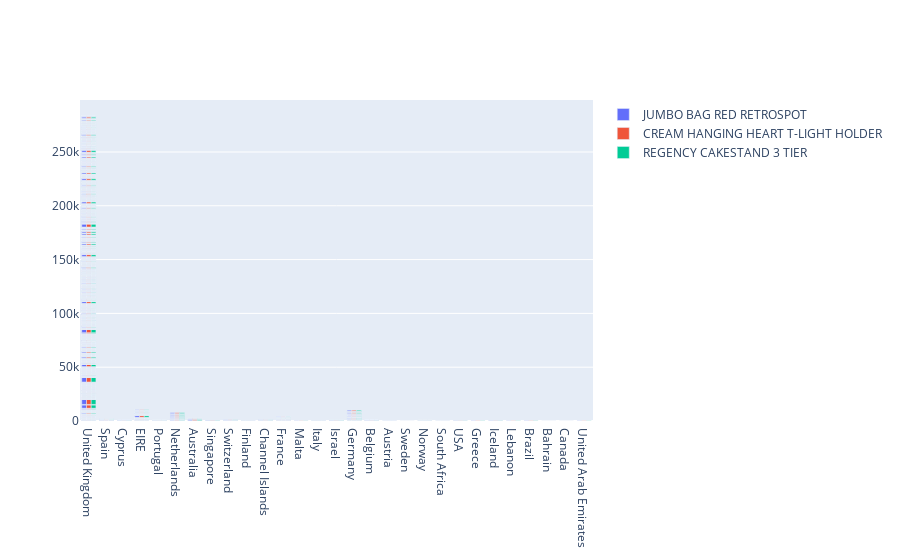

Notebook code for this chart:
### Code cell
fig5 = go.Figure(data=[
    go.Bar(name=product_list[0], x=dfrev.Country, y=dfrev.Revenue),
    go.Bar(name=product_list[1], x=dfrev.Country, y=dfrev.Revenue),
    go.Bar(name=product_list[2], x=dfrev.Country, y=dfrev.Revenue)])

fig5

### Figure 1 — Plotly figure (JSON) as saved in the notebook; plotly's stock layout.template omitted (floating-point values rounded to 4 significant figures; data arrays with more than 128 entries replaced by an {"elided": "..."} marker saying what was removed)
{"data": [{"name": "JUMBO BAG RED RETROSPOT", "type": "bar", "x": {"elided": "5374 str values"}, "y": {"elided": "5374 float values"}}, {"name": "CREAM HANGING HEART T-LIGHT HOLDER", "type": "bar", "x": {"elided": "5374 str values"}, "y": {"elided": "5374 float values"}}, {"name": "REGENCY CAKESTAND 3 TIER", "type": "bar", "x": {"elided": "5374 str values"}, "y": {"elided": "5374 float values"}}], "layout": {}}
